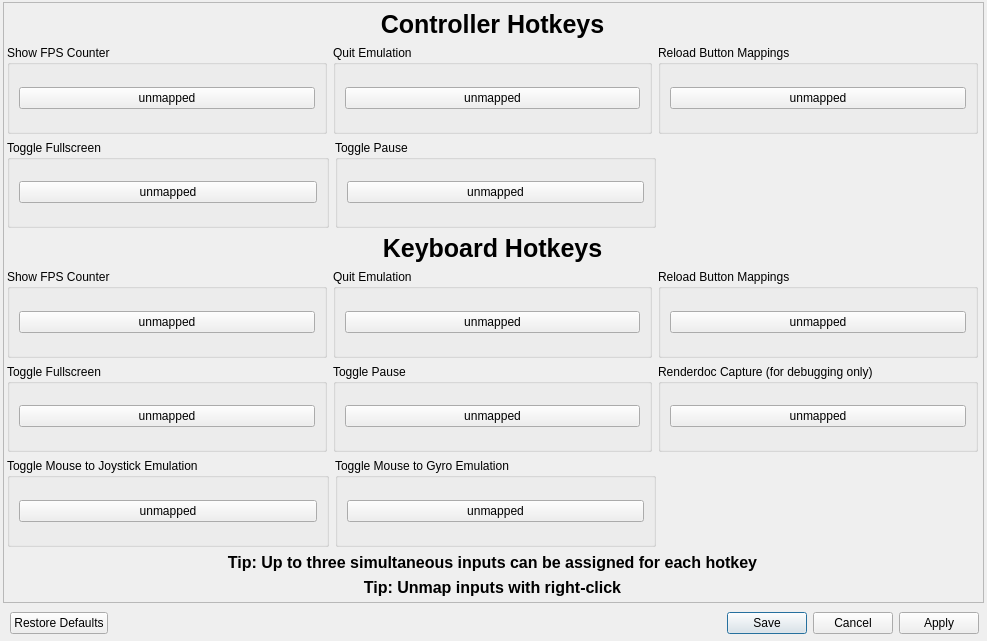
<?xml version="1.0" encoding="UTF-8"?>
<!-- SPDX-FileCopyrightText: Copyright 2025 shadPS4 Emulator Project
     SPDX-License-Identifier: GPL-2.0-or-later -->
<ui version="4.0">
 <class>Hotkeys</class>
 <widget class="QDialog" name="Hotkeys">
  <property name="windowModality">
   <enum>Qt::WindowModality::WindowModal</enum>
  </property>
  <property name="geometry">
   <rect>
    <x>0</x>
    <y>0</y>
    <width>987</width>
    <height>641</height>
   </rect>
  </property>
  <property name="windowTitle">
   <string>Customize Hotkeys</string>
  </property>
  <widget class="QScrollArea" name="scrollArea">
   <property name="geometry">
    <rect>
     <x>3</x>
     <y>2</y>
     <width>981</width>
     <height>601</height>
    </rect>
   </property>
   <property name="widgetResizable">
    <bool>true</bool>
   </property>
   <widget class="QWidget" name="scrollAreaWidgetContents">
    <property name="geometry">
     <rect>
      <x>0</x>
      <y>0</y>
      <width>979</width>
      <height>599</height>
     </rect>
    </property>
    <widget class="QWidget" name="verticalLayoutWidget_3">
     <property name="geometry">
      <rect>
       <x>3</x>
       <y>7</y>
       <width>971</width>
       <height>587</height>
      </rect>
     </property>
     <layout class="QVBoxLayout" name="HotkeysLayout">
      <item>
       <widget class="QLabel" name="controllerLabel">
        <property name="sizePolicy">
         <sizepolicy hsizetype="Preferred" vsizetype="Fixed">
          <horstretch>0</horstretch>
          <verstretch>0</verstretch>
         </sizepolicy>
        </property>
        <property name="font">
         <font>
          <pointsize>19</pointsize>
          <bold>true</bold>
         </font>
        </property>
        <property name="text">
         <string>Controller Hotkeys</string>
        </property>
        <property name="alignment">
         <set>Qt::AlignmentFlag::AlignCenter</set>
        </property>
       </widget>
      </item>
      <item>
       <layout class="QHBoxLayout" name="horizontalLayoutPad1">
        <item>
         <widget class="QGroupBox" name="fpsGroupboxPad">
          <property name="sizePolicy">
           <sizepolicy hsizetype="Expanding" vsizetype="Preferred">
            <horstretch>0</horstretch>
            <verstretch>0</verstretch>
           </sizepolicy>
          </property>
          <property name="title">
           <string>Show FPS Counter</string>
          </property>
          <layout class="QVBoxLayout" name="verticalLayout_2">
           <item>
            <widget class="QRightClickButton" name="fpsButtonPad">
             <property name="focusPolicy">
              <enum>Qt::FocusPolicy::NoFocus</enum>
             </property>
             <property name="text">
              <string>unmapped</string>
             </property>
            </widget>
           </item>
          </layout>
         </widget>
        </item>
        <item>
         <widget class="QGroupBox" name="quitGroupboxKB_2">
          <property name="sizePolicy">
           <sizepolicy hsizetype="Expanding" vsizetype="Preferred">
            <horstretch>0</horstretch>
            <verstretch>0</verstretch>
           </sizepolicy>
          </property>
          <property name="title">
           <string>Quit Emulation</string>
          </property>
          <layout class="QVBoxLayout" name="verticalLayout_5">
           <item>
            <widget class="QRightClickButton" name="quitButtonPad">
             <property name="focusPolicy">
              <enum>Qt::FocusPolicy::NoFocus</enum>
             </property>
             <property name="text">
              <string>unmapped</string>
             </property>
            </widget>
           </item>
          </layout>
         </widget>
        </item>
        <item>
         <widget class="QGroupBox" name="reloadMappingsBoxPad">
          <property name="sizePolicy">
           <sizepolicy hsizetype="Expanding" vsizetype="Preferred">
            <horstretch>0</horstretch>
            <verstretch>0</verstretch>
           </sizepolicy>
          </property>
          <property name="title">
           <string>Reload Button Mappings</string>
          </property>
          <layout class="QVBoxLayout" name="verticalLayout_6">
           <item>
            <widget class="QRightClickButton" name="reloadButtonPad">
             <property name="text">
              <string>unmapped</string>
             </property>
            </widget>
           </item>
          </layout>
         </widget>
        </item>
       </layout>
      </item>
      <item>
       <layout class="QHBoxLayout" name="horizontalLayoutPad2">
        <item>
         <widget class="QGroupBox" name="fullscreenGroupboxPad">
          <property name="sizePolicy">
           <sizepolicy hsizetype="Expanding" vsizetype="Preferred">
            <horstretch>0</horstretch>
            <verstretch>0</verstretch>
           </sizepolicy>
          </property>
          <property name="title">
           <string>Toggle Fullscreen</string>
          </property>
          <layout class="QVBoxLayout" name="verticalLayout_3">
           <item>
            <widget class="QRightClickButton" name="fullscreenButtonPad">
             <property name="focusPolicy">
              <enum>Qt::FocusPolicy::NoFocus</enum>
             </property>
             <property name="text">
              <string>unmapped</string>
             </property>
            </widget>
           </item>
          </layout>
         </widget>
        </item>
        <item>
         <widget class="QGroupBox" name="pauseGroupboxPad">
          <property name="sizePolicy">
           <sizepolicy hsizetype="Expanding" vsizetype="Preferred">
            <horstretch>0</horstretch>
            <verstretch>0</verstretch>
           </sizepolicy>
          </property>
          <property name="title">
           <string>Toggle Pause</string>
          </property>
          <layout class="QVBoxLayout" name="verticalLayout_4">
           <item>
            <widget class="QRightClickButton" name="pauseButtonPad">
             <property name="focusPolicy">
              <enum>Qt::FocusPolicy::NoFocus</enum>
             </property>
             <property name="text">
              <string>unmapped</string>
             </property>
            </widget>
           </item>
          </layout>
         </widget>
        </item>
        <item>
         <spacer name="horizontalSpacer_2">
          <property name="orientation">
           <enum>Qt::Orientation::Horizontal</enum>
          </property>
          <property name="sizeHint" stdset="0">
           <size>
            <width>40</width>
            <height>20</height>
           </size>
          </property>
         </spacer>
        </item>
       </layout>
      </item>
      <item>
       <widget class="QLabel" name="keyboardLabel">
        <property name="sizePolicy">
         <sizepolicy hsizetype="Preferred" vsizetype="Fixed">
          <horstretch>0</horstretch>
          <verstretch>0</verstretch>
         </sizepolicy>
        </property>
        <property name="font">
         <font>
          <pointsize>19</pointsize>
          <bold>true</bold>
         </font>
        </property>
        <property name="text">
         <string>Keyboard Hotkeys</string>
        </property>
        <property name="alignment">
         <set>Qt::AlignmentFlag::AlignCenter</set>
        </property>
       </widget>
      </item>
      <item>
       <layout class="QHBoxLayout" name="horizontalLayoutKB1">
        <item>
         <widget class="QGroupBox" name="fpsGroupboxKB">
          <property name="sizePolicy">
           <sizepolicy hsizetype="Expanding" vsizetype="Preferred">
            <horstretch>0</horstretch>
            <verstretch>0</verstretch>
           </sizepolicy>
          </property>
          <property name="title">
           <string>Show FPS Counter</string>
          </property>
          <layout class="QVBoxLayout" name="verticalLayout_7">
           <item>
            <widget class="QRightClickButton" name="fpsButtonKB">
             <property name="focusPolicy">
              <enum>Qt::FocusPolicy::NoFocus</enum>
             </property>
             <property name="text">
              <string>unmapped</string>
             </property>
            </widget>
           </item>
          </layout>
         </widget>
        </item>
        <item>
         <widget class="QGroupBox" name="quitGroupboxKB">
          <property name="sizePolicy">
           <sizepolicy hsizetype="Expanding" vsizetype="Preferred">
            <horstretch>0</horstretch>
            <verstretch>0</verstretch>
           </sizepolicy>
          </property>
          <property name="title">
           <string>Quit Emulation</string>
          </property>
          <layout class="QVBoxLayout" name="verticalLayout_9">
           <item>
            <widget class="QRightClickButton" name="quitButtonKB">
             <property name="focusPolicy">
              <enum>Qt::FocusPolicy::NoFocus</enum>
             </property>
             <property name="text">
              <string>unmapped</string>
             </property>
            </widget>
           </item>
          </layout>
         </widget>
        </item>
        <item>
         <widget class="QGroupBox" name="reloadMappingsBoxKB">
          <property name="sizePolicy">
           <sizepolicy hsizetype="Expanding" vsizetype="Preferred">
            <horstretch>0</horstretch>
            <verstretch>0</verstretch>
           </sizepolicy>
          </property>
          <property name="title">
           <string>Reload Button Mappings</string>
          </property>
          <layout class="QVBoxLayout" name="verticalLayout_11">
           <item>
            <widget class="QRightClickButton" name="reloadButtonKB">
             <property name="focusPolicy">
              <enum>Qt::FocusPolicy::NoFocus</enum>
             </property>
             <property name="text">
              <string>unmapped</string>
             </property>
            </widget>
           </item>
          </layout>
         </widget>
        </item>
       </layout>
      </item>
      <item>
       <layout class="QHBoxLayout" name="horizontalLayoutKB2">
        <item>
         <widget class="QGroupBox" name="fullscreenGroupboxKB">
          <property name="sizePolicy">
           <sizepolicy hsizetype="Expanding" vsizetype="Preferred">
            <horstretch>0</horstretch>
            <verstretch>0</verstretch>
           </sizepolicy>
          </property>
          <property name="title">
           <string>Toggle Fullscreen</string>
          </property>
          <layout class="QVBoxLayout" name="verticalLayout_8">
           <item>
            <widget class="QRightClickButton" name="fullscreenButtonKB">
             <property name="focusPolicy">
              <enum>Qt::FocusPolicy::NoFocus</enum>
             </property>
             <property name="text">
              <string>unmapped</string>
             </property>
            </widget>
           </item>
          </layout>
         </widget>
        </item>
        <item>
         <widget class="QGroupBox" name="pauseGroupboxKB">
          <property name="sizePolicy">
           <sizepolicy hsizetype="Expanding" vsizetype="Preferred">
            <horstretch>0</horstretch>
            <verstretch>0</verstretch>
           </sizepolicy>
          </property>
          <property name="title">
           <string>Toggle Pause</string>
          </property>
          <layout class="QVBoxLayout" name="verticalLayout_10">
           <item>
            <widget class="QRightClickButton" name="pauseButtonKB">
             <property name="focusPolicy">
              <enum>Qt::FocusPolicy::NoFocus</enum>
             </property>
             <property name="text">
              <string>unmapped</string>
             </property>
            </widget>
           </item>
          </layout>
         </widget>
        </item>
        <item>
         <widget class="QGroupBox" name="renderdocGroupbox">
          <property name="sizePolicy">
           <sizepolicy hsizetype="Expanding" vsizetype="Preferred">
            <horstretch>0</horstretch>
            <verstretch>0</verstretch>
           </sizepolicy>
          </property>
          <property name="title">
           <string>Renderdoc Capture (for debugging only)</string>
          </property>
          <layout class="QVBoxLayout" name="verticalLayout_12">
           <item>
            <widget class="QRightClickButton" name="renderdocButton">
             <property name="focusPolicy">
              <enum>Qt::FocusPolicy::NoFocus</enum>
             </property>
             <property name="text">
              <string>unmapped</string>
             </property>
            </widget>
           </item>
          </layout>
         </widget>
        </item>
       </layout>
      </item>
      <item>
       <layout class="QHBoxLayout" name="horizontalLayout">
        <item>
         <widget class="QGroupBox" name="mouseJoystickGroupbox">
          <property name="sizePolicy">
           <sizepolicy hsizetype="Expanding" vsizetype="Preferred">
            <horstretch>0</horstretch>
            <verstretch>0</verstretch>
           </sizepolicy>
          </property>
          <property name="title">
           <string>Toggle Mouse to Joystick Emulation</string>
          </property>
          <layout class="QVBoxLayout" name="verticalLayout_13">
           <item>
            <widget class="QRightClickButton" name="mouseJoystickButton">
             <property name="focusPolicy">
              <enum>Qt::FocusPolicy::NoFocus</enum>
             </property>
             <property name="text">
              <string>unmapped</string>
             </property>
            </widget>
           </item>
          </layout>
         </widget>
        </item>
        <item>
         <widget class="QGroupBox" name="mouseGyroGroupbox">
          <property name="sizePolicy">
           <sizepolicy hsizetype="Expanding" vsizetype="Preferred">
            <horstretch>0</horstretch>
            <verstretch>0</verstretch>
           </sizepolicy>
          </property>
          <property name="title">
           <string>Toggle Mouse to Gyro Emulation</string>
          </property>
          <layout class="QVBoxLayout" name="verticalLayout_14">
           <item>
            <widget class="QRightClickButton" name="mouseGyroButton">
             <property name="focusPolicy">
              <enum>Qt::FocusPolicy::NoFocus</enum>
             </property>
             <property name="text">
              <string>unmapped</string>
             </property>
            </widget>
           </item>
          </layout>
         </widget>
        </item>
        <item>
         <spacer name="horizontalSpacer_3">
          <property name="orientation">
           <enum>Qt::Orientation::Horizontal</enum>
          </property>
          <property name="sizeHint" stdset="0">
           <size>
            <width>40</width>
            <height>20</height>
           </size>
          </property>
         </spacer>
        </item>
       </layout>
      </item>
      <item>
       <widget class="QLabel" name="tipLabel">
        <property name="sizePolicy">
         <sizepolicy hsizetype="Preferred" vsizetype="Fixed">
          <horstretch>0</horstretch>
          <verstretch>0</verstretch>
         </sizepolicy>
        </property>
        <property name="font">
         <font>
          <pointsize>12</pointsize>
          <bold>true</bold>
         </font>
        </property>
        <property name="text">
         <string>Tip: Up to three simultaneous inputs can be assigned for each hotkey</string>
        </property>
        <property name="alignment">
         <set>Qt::AlignmentFlag::AlignCenter</set>
        </property>
       </widget>
      </item>
      <item>
       <widget class="QLabel" name="tipLabel_2">
        <property name="sizePolicy">
         <sizepolicy hsizetype="Preferred" vsizetype="Fixed">
          <horstretch>0</horstretch>
          <verstretch>0</verstretch>
         </sizepolicy>
        </property>
        <property name="font">
         <font>
          <pointsize>12</pointsize>
          <bold>true</bold>
         </font>
        </property>
        <property name="text">
         <string>Tip: Unmap inputs with right-click</string>
        </property>
        <property name="alignment">
         <set>Qt::AlignmentFlag::AlignCenter</set>
        </property>
       </widget>
      </item>
     </layout>
    </widget>
   </widget>
  </widget>
  <widget class="QDialogButtonBox" name="buttonBox">
   <property name="geometry">
    <rect>
     <x>10</x>
     <y>610</y>
     <width>969</width>
     <height>26</height>
    </rect>
   </property>
   <property name="orientation">
    <enum>Qt::Orientation::Horizontal</enum>
   </property>
   <property name="standardButtons">
    <set>QDialogButtonBox::StandardButton::Apply|QDialogButtonBox::StandardButton::Cancel|QDialogButtonBox::StandardButton::RestoreDefaults|QDialogButtonBox::StandardButton::Save</set>
   </property>
  </widget>
 </widget>
 <customwidgets>
  <customwidget>
   <class>QRightClickButton</class>
   <extends>QPushButton</extends>
   <header location="global">qt_ui/right_click_button.h</header>
  </customwidget>
 </customwidgets>
 <resources/>
 <connections>
  <connection>
   <sender>buttonBox</sender>
   <signal>accepted()</signal>
   <receiver>Hotkeys</receiver>
   <slot>accept()</slot>
   <hints>
    <hint type="sourcelabel">
     <x>248</x>
     <y>254</y>
    </hint>
    <hint type="destinationlabel">
     <x>157</x>
     <y>274</y>
    </hint>
   </hints>
  </connection>
  <connection>
   <sender>buttonBox</sender>
   <signal>rejected()</signal>
   <receiver>Hotkeys</receiver>
   <slot>reject()</slot>
   <hints>
    <hint type="sourcelabel">
     <x>316</x>
     <y>260</y>
    </hint>
    <hint type="destinationlabel">
     <x>286</x>
     <y>274</y>
    </hint>
   </hints>
  </connection>
 </connections>
</ui>
